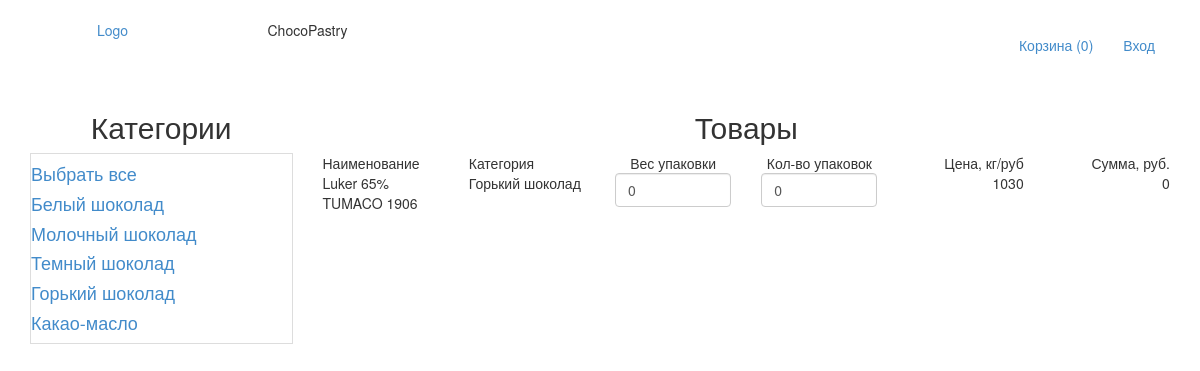
/4, run on the app's committed database.
### tables this page shows
CREATE TABLE `category` (
  `id` int(11) NOT NULL,
  `name` varchar(255) NOT NULL COMMENT 'Имя категории',
  `sort_order` int(11) NOT NULL DEFAULT '0' COMMENT 'Порядок при отображении',
  `status` int(11) NOT NULL DEFAULT '1' COMMENT 'Показать?'
);

CREATE TABLE `product` (
  `id` int(11) NOT NULL,
  `name` varchar(255) NOT NULL,
  `category_id` int(11) NOT NULL COMMENT 'id категории',
  `code` int(11) NOT NULL DEFAULT '0' COMMENT 'код товара',
  `price` float NOT NULL COMMENT 'Цена',
  `availability` int(11) NOT NULL COMMENT 'Доступность в шт?',
  `brand` varchar(255) NOT NULL COMMENT 'Бренд',
  `image` varchar(255) NOT NULL COMMENT 'URL картинки',
  `description` text NOT NULL COMMENT 'Описание',
  `is_new` int(11) NOT NULL DEFAULT '0' COMMENT 'Новый?',
  `is_recommended` int(11) NOT NULL DEFAULT '0' COMMENT 'Рекомендуемый?',
  `status` int(11) NOT NULL DEFAULT '1' COMMENT 'Показывать?'
);

### config/routes.php (called while the page is built)
<?php
return array(
    'cart/setAjax/([0-9]+)-([0-9]+[.]?[0-9]?)-([0-9]+)' => 'cart/setAjax/$1/$2/$3',
    'cart/listOrder'=>'cart/list',
    'cart' => 'cart/index',
    'office' => 'office/index',
    'user/logout' => 'user/logout',
    'user/login' => 'user/login',
    '([0-9]+)' => 'site/index/$1',
    '[^0-9]*' => 'site/index'
);

### controllers/SiteController.php (called while the page is built, shortened)
<?php
class SiteController
{
    public function actionIndex($categoryId = false)
    {
        $categories = Category::getCategoriesList();
        $products = Product::getProductList($categoryId);
        require_once(ROOT . '/views/site/index.php');
        return true;
    }
}

### index.php (called while the page is built, shortened)
<?php
$router = new Router();
$router->run();

### models/Category.php (called while the page is built)
<?php
class Category
{
    public static function getCategoriesList()
    {
        global $_DB;
        $categoryList = array();
        $result = $_DB->query('SELECT id, name'
            . ' FROM category'
            . ' WHERE status = 1'
            . ' ORDER BY sort_order ASC ');
        $i = 0;
        while ($row = $result->fetch()) {
            $categoryList[$i]['id'] = $row['id'];
            $categoryList[$i]['name'] = $row['name'];
            $i++;
        }
        return $categoryList;
    }
}

### models/Product.php (called while the page is built, shortened)
<?php
class Product
{
    public static function getProductList($categoryId = false)
    {
        global $_DB;
        $productsList = array();
        if ($categoryId) {
            $sql = 'SELECT id, name, category_id , image, price, is_new'
                . ' FROM product '
                . ' WHERE status = "1" AND category_id = :category_id '
                . ' ORDER BY id ASC ';
            $result = $_DB->prepare($sql);
            $result->bindParam(':category_id', $categoryId, PDO::PARAM_INT);
            $result->execute();
        } else {
            $result = $_DB->query('SELECT id, name, category_id , image, price, is_new'
                . ' FROM product'
                . ' WHERE status = "1"'
                . ' '
            );
        }
        $i = 0;
        while ($row = $result->fetch()) {
            $productsList[$i]['id'] = $row['id'];
            $productsList[$i]['name'] = $row['name'];
            $productsList[$i]['category_id'] = $row['category_id'];
            $productsList[$i]['image'] = $row['image'];
            $productsList[$i]['price'] = $row['price'];
            $productsList[$i]['is_new'] = $row['is_new'];
            $i++;
        }
        return $productsList;
    }
}

### views/layouts/productTable.php (the view)
<div class="row bottom">
    <div class="col-xs-6 col-sm-2">Наименование</div>
    <div class="col-xs-6 col-sm-2">Категория</div>
    <div class="col-xs-6 col-sm-2 text-center">Вес упаковки</div>
    <div class="col-xs-6 col-sm-2 text-center">Кол-во упаковок</div>
    <div class="col-xs-6 col-sm-2 text-right">Цена, кг/руб</div>
    <div class="col-xs-6 col-sm-2 text-right">Сумма, руб.</div>
</div>
<?php if(isset($products)):?>
<? foreach ($products as $product): ?>
    <div class="row " style="margin-bottom: 10px">
        <div class="col-xs-6 col-sm-2"><?= $product['name'] ?></div>
        <div class="col-xs-6 col-sm-2"><?= $product['category'] ?></div>
        <div class="col-xs-6 col-sm-2"
             id="ves<?= $product['id'] ?>">
            <input class="form-control" onchange="inchangeVes(<?= $product['id'] ?>)"
                   type="number" value=<?= isset($product['ves']) ? $product['ves'] : 0 ?> min="0" step="0.5"></div>
        <div class="col-xs-6 col-sm-2"
             id="kol<?= $product['id'] ?>">
            <input class="form-control" onchange="inchangeKol(<?= $product['id'] ?>)"
                   type="number" value=<?= isset($product['kol']) ? $product['kol'] : 0 ?> min="0"></div>
        <div class="col-xs-6 col-sm-2 text-right"
             id="prise<?= $product['id'] ?>"><?= $product['price'] ?></div>
        <div class="col-xs-6 col-sm-2 text-right"
             id="sum<?= $product['id'] ?>"><?= isset($product['kol']) && isset($product['ves']) ? $product['ves'] * $product['kol'] * $product['price'] : 0 ?></div>
    </div>
<? endforeach; ?>
<?php endif;?>

### components/Router.php (shortened to what this page needs)
<?php
class Router
{
    private $routes;
    public function __construct()
    {
        $routesPath = ROOT . '/config/routes.php';
        $this->routes = include($routesPath);
    }
    private function getURI()
    {
        if (!empty($_SERVER['REQUEST_URI'])) {
            return trim($_SERVER['REQUEST_URI'], '/');
        }
    }
    public function run()
    {
        $uri = $this->getURI();
        foreach ($this->routes as $uriPattern => $path) {
            if (preg_match("~$uriPattern~", $uri)) {
                $internalRoute = preg_replace("~$uriPattern~", $path, $uri);
                $segments = explode('/', $internalRoute);
                $controllerName = array_shift($segments) . 'Controller';
                $actionName = 'action' . ucfirst(array_shift($segments));
                $parameters = $segments;
                $controllerObject = new $controllerName;
                $result = call_user_func_array(array($controllerObject, $actionName), $parameters);
                if ($result != null) {
                    break;
                }
            }
        }
    }
}

### views/site/index.php (shortened to what this page needs)
<?php include(ROOT . '/views/layouts/header.php'); ?>
    <div class="container">
        <div class="bord row">
            <div class="category col-xs-12 col-sm-3">
                <h2 class="text-center">Категории</h2>
                <div class="table-bordered panel-bar">
                    <? foreach ($categories as $cat): ?>
                        <h4>
                            <a href="/<?= $cat['id'] ?>"><?= $cat['name'] ?></a>
                        </h4>
                    <? endforeach; ?>
                </div>
            </div>
            <div class="product col-xs-12 col-sm-9">
                <h2 class="text-center">Товары</h2>
                <div>
                    <? require_once('views/layouts/productTable.php') ?>
                </div>
            </div>
        </div>
    </div>
<?php include(ROOT . '/views/layouts/footer.php'); ?>

### data on the page
category: name "Выбрать все"
category: name "Белый шоколад"
category: name "Молочный шоколад"
category: name "Темный шоколад"
category: name "Горький шоколад"
category: name "Какао-масло"
product: name "Luker 65% TUMACO 1906", category "Горький шоколад", price "1030"
